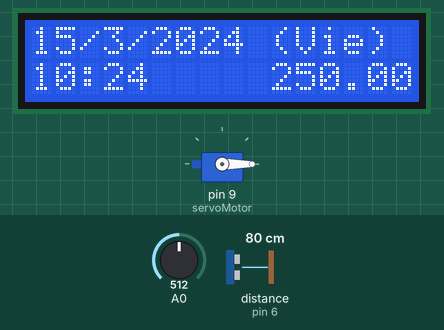
Simulated run of this sketch. Board: Arduino Uno, built with avr-gcc and run on an emulated ATmega328P. Shown: servo, 16×2 character LCD. The test bench sets the inputs (shaded band); at power-on: A0 = 512, distance to the obstacle (sensor on pin 6) 80 cm. The echo pulse lasts 58.3 µs per cm; the local clock reads 2024-03-15 10:24:30 at power-on unless the sketch sets it.

Above: at 1.2 s.
1.3 s: A0 set to 215
At 2.2 s:
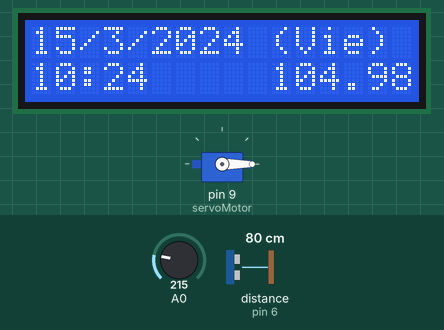
2.8 s: A0 set to 195
At 3.8 s:
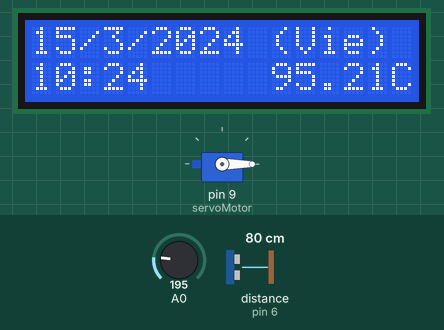
4.3 s: A0 set to 23
At 4.8 s:
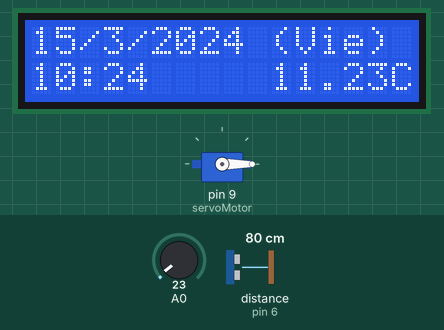
5.8 s: A0 set to 18
At 7.0 s:
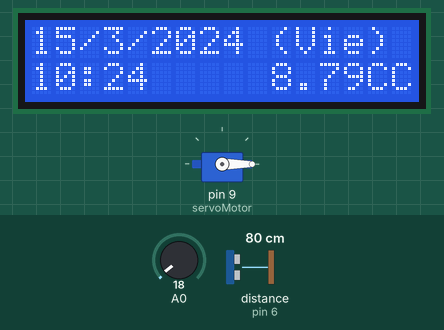
7.3 s: distance to the obstacle (sensor on pin 6) set to 12 cm
8.8 s: distance to the obstacle (sensor on pin 6) set to 9 cm
At 10.1 s:
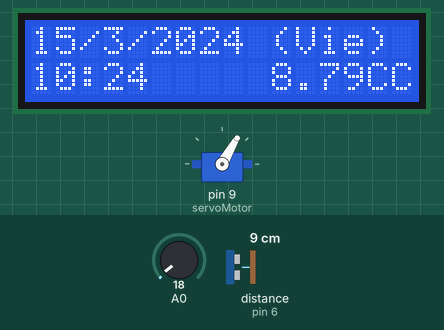
Timing chart, 0 to 12.5 s (numbered marks = the images above; inputs shaded):
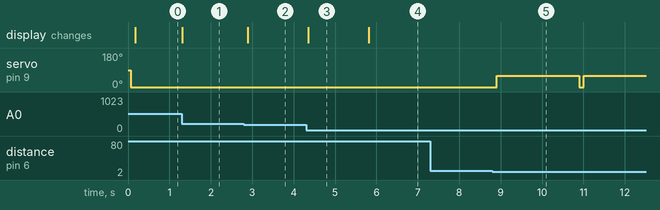

Measured:
- the behaviour switches between 205 and 204 on A0 (found by bisection; images 1 and 2)
- the behaviour switches between 21 and 20 on A0 (found by bisection; images 3 and 4)
- the behaviour switches between 11 and 10 cm on distance to the obstacle (sensor on pin 6) (found by bisection; images 4 and 5)
- after the input at 1.3 s, the display: changes at once (image 1)
- after the input at 2.8 s, the display: changes after 0.09 s (image 2)
- after the input at 4.3 s, the display: changes after 0.05 s (image 3)
- after the input at 5.8 s, the display: changes at once (image 4)
- after the input at 7.3 s, every drawn part: stays the same
- after the input at 8.8 s, servo on pin 9 (servoMotor): 0° → 60° after 0.10 s, → 0° 2.0 s later, → 60° 0.11 s later

The sketch:

programa_papelera.ino
```cpp
#include <NewPing.h>
#include <Servo.h>
#include <LiquidCrystal.h>
#include <Wire.h>
#include<EEPROM.h>
#include "RTClib.h"
   RTC_DS3231 rtc;
   int distancia;
   int lectura;
   float volt,temp;

   NewPing sonar(10,6); //trigger:10  echo:13
   Servo servoMotor;
   LiquidCrystal lcd(12,11,5,4,3,2);
   String daysOfTheWeek[7] = { "Dom", "Lun", "Mart", "Mie", "Jue", "Vie", "Sab" };
   String monthsNames[12] = { "Enero", "Febrero", "Marzo", "Abril", "Mayo",  "Junio", "Julio","Agosto","Septiembre","Octubre","Noviembre","Diciembre" };


void setup() {

   servoMotor.attach(9);
   lcd.begin(16,2);
   //delay(1000);

   if (!rtc.begin()) {
      Serial.println(F("Couldn't find RTC"));
      while (1);
   }

   // Si se ha perdido la corriente, fijar fecha y hora
   if (rtc.lostPower()) {
      // Fijar a fecha y hora de compilacion
      rtc.adjust(DateTime(F(__DATE__), F(__TIME__)));


   }

 }
 void printDate(DateTime date)
{
  lcd.setCursor(0,0);
   lcd.print(date.day(), DEC);
   lcd.print('/');
   lcd.print(date.month(), DEC);
   lcd.print('/');
   lcd.print(date.year(), DEC);
   lcd.print(" (");
   lcd.print(daysOfTheWeek[date.dayOfTheWeek()]);
   lcd.print(") ");
   lcd.setCursor(0,1);
   lcd.print(date.hour(), DEC);
   lcd.print(':');
   lcd.print(date.minute(), DEC);
   //lcd.print(':');

}


void loop() {
   lectura=analogRead(A0);
   volt=(lectura/1024.0)*5.0;
   temp =(volt)*100;
   lcd.setCursor(10,1);
   lcd.print(temp);
   lcd.print("C");
   //delay(1000); si se activa el delay se estabiliza la temperatura


  distancia=sonar.ping_cm();
  Serial.println ( distancia);
  servoMotor.write(0);

  if(distancia<=10&& distancia >1){

   servoMotor.write(60);
   delay(2000);
   servoMotor.write(0);

  }


  delay (100);

   // Obtener fecha actual y mostrar por Serial
   DateTime now = rtc.now();
   printDate(now);

}
```
